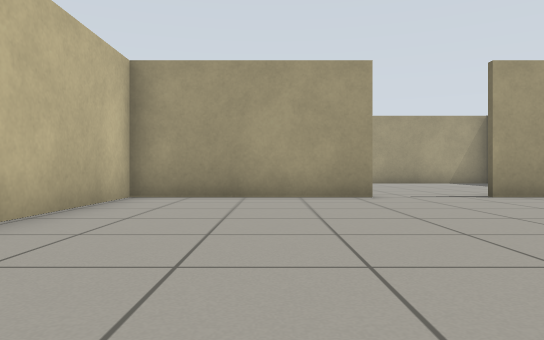
View 1 (above)

21 first-person views from a walk through a Gazebo world. The camera is 0.5 m above the floor, looks level and sees 70° across. The floor is counted in squares, 1 m on a side. Each view is taken from the middle of a square. On the plan, view 1 faces up. The plan holds only what a view shows up to about 9 squares ahead; the rest is blank. The place goes on beyond the plan.

View 2
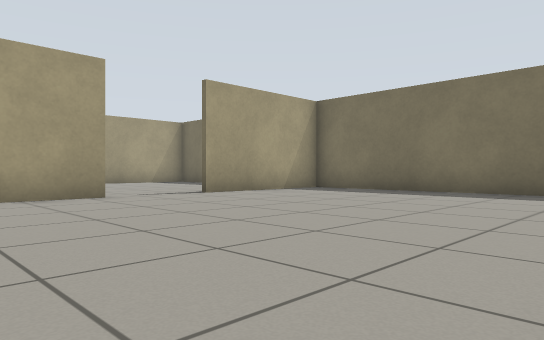

View 3
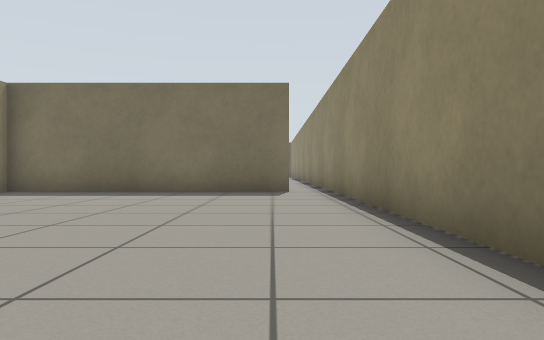

View 4
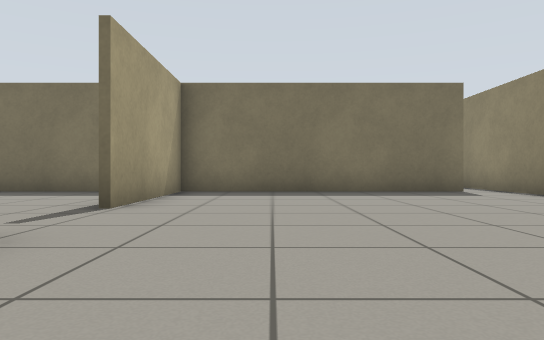

View 5
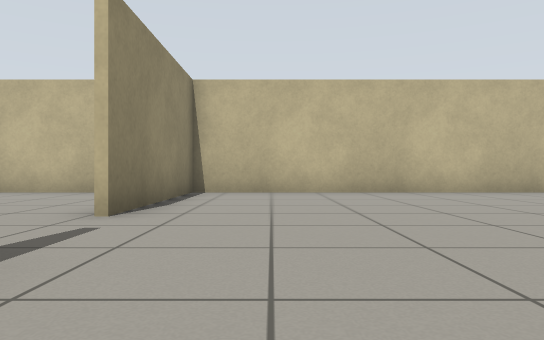

View 6
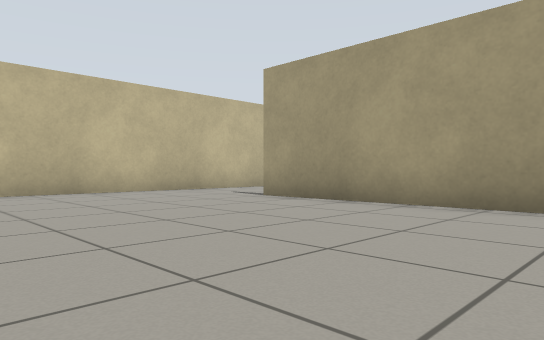

View 7
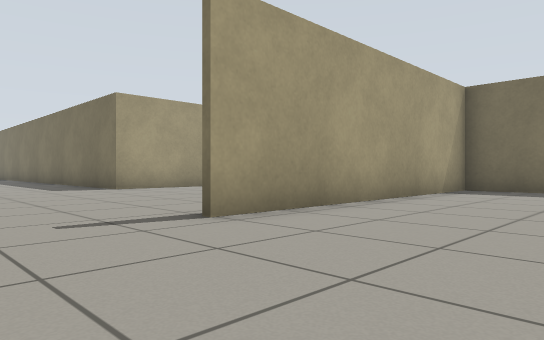

View 8
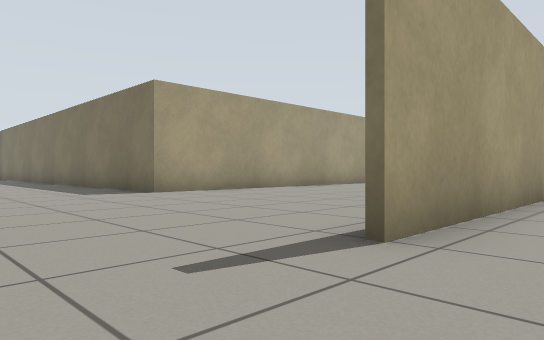

View 9
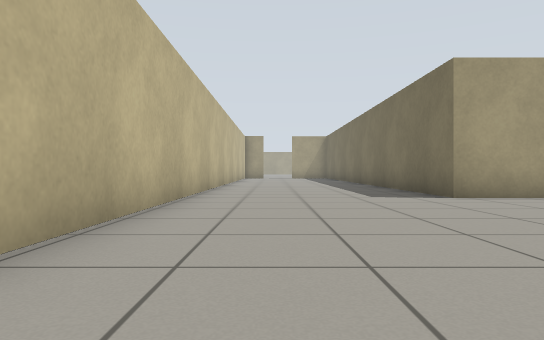

View 10
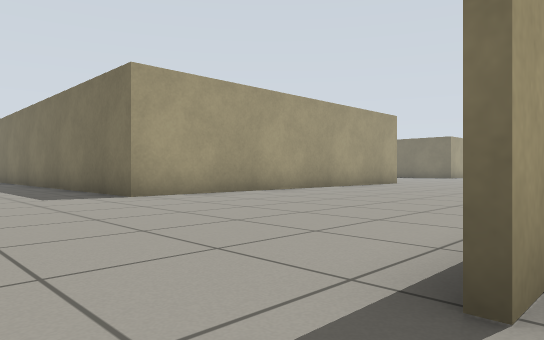

View 11
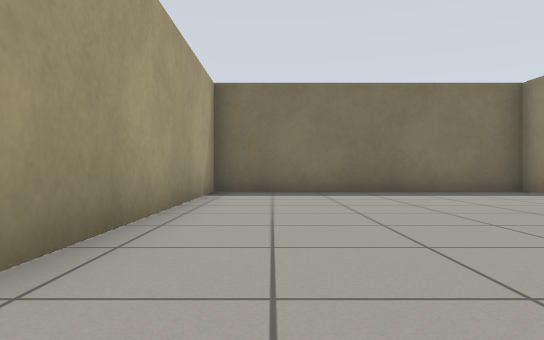

View 12
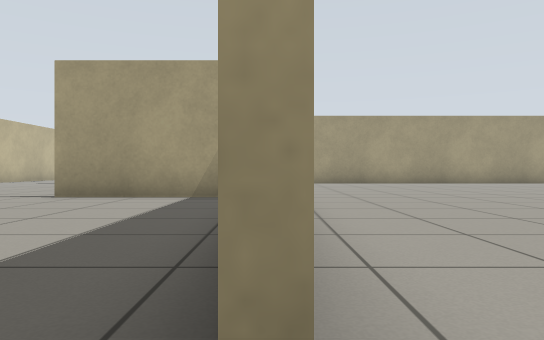

View 13
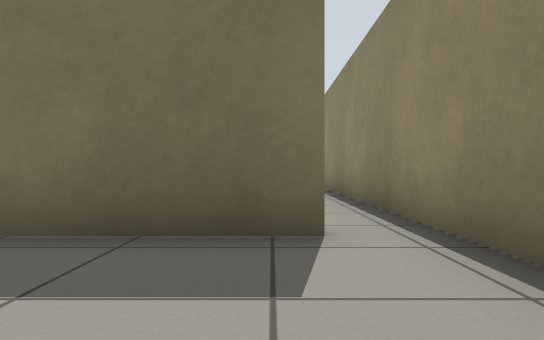

View 14
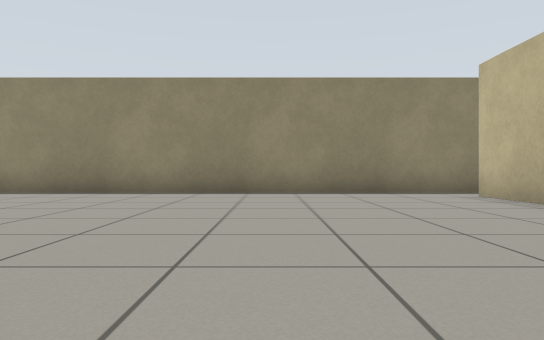

View 15
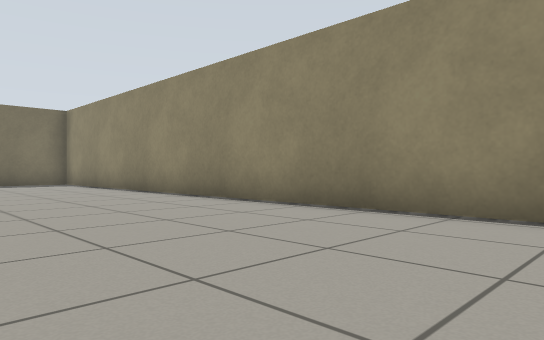

View 16
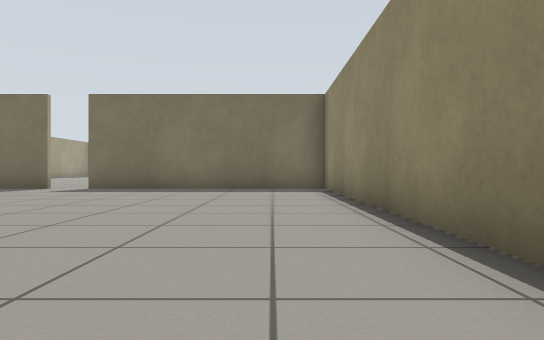

View 17
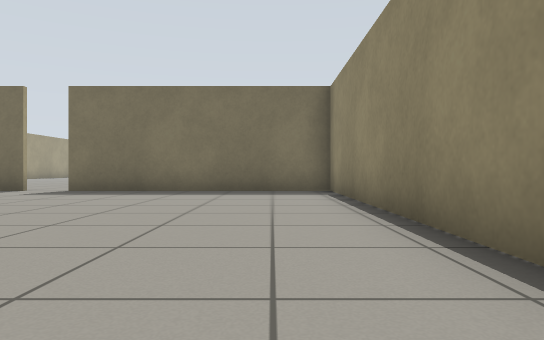

View 18
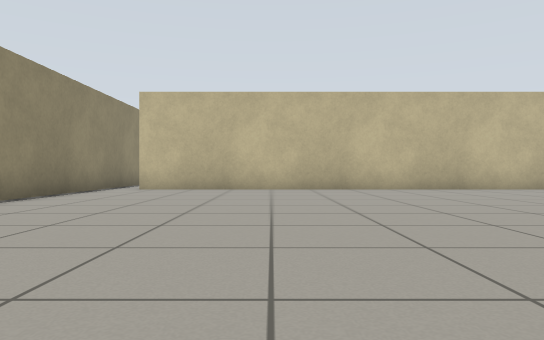

View 19
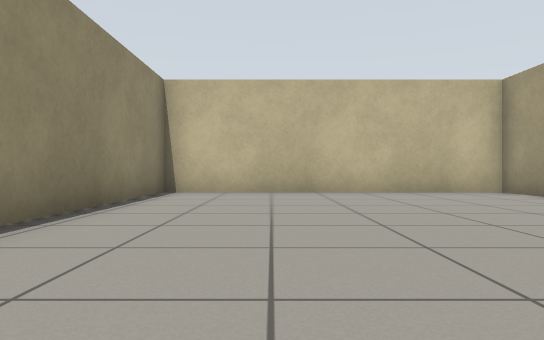

View 20
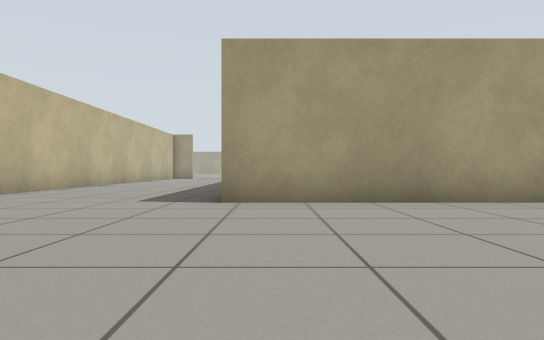

View 21
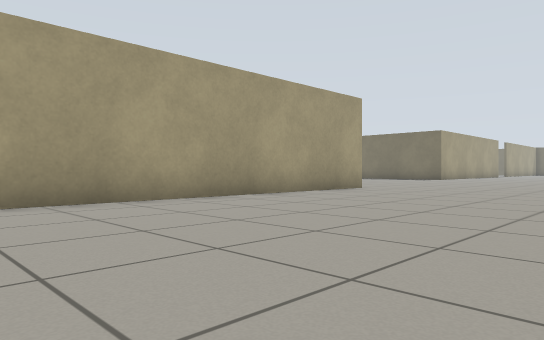

### Floor plan
Points are (right, up) in squares from view 1. A wall is a line through its corners. A room is listed if a view was taken in it or the views show most of it. See-through windows are left out.
Room 1 (views 1, 2, 3, 4, 5, 6, 7, 8, 9, 10, 11, 12, 13, 19, 20, 21)
walls: (9.9, 20.9) (2.2, 20.9) (2.2, 23.5); (7.1, 7.2) (7.9, 7.2) (7.9, 14.3) (0.4, 14.3); (1.9, 7.1) (-2.6, 7.1) (-2.6, -0.4) (8.4, -0.4); (7.9, 0.5) (7.9, 7.1) (4, 7.1); (-2.6, 24) (-2.6, 7.2) (1.9, 7.2)
ways out: opening at (8, 0) to room 2
Room 2 (views 14, 15, 16, 17, 18)
walls: (8.1, 2.4) (8.1, 0.5); (8.4, -0.4) (26.9, -0.4)
ways out: opening at (8, 0) to room 1; gap at (27, 6.5)

Positions as (right, up) in squares from view 1, and headings:
1: (0, 0), facing up
2: (-1, 0), facing up-right
3: (-1, 1), facing right
4: (-1, 5), facing right
5: (6, 9), facing left
6: (6, 9), facing up-left
7: (-2, 11), facing up-right
8: (-2, 13), facing up-right
9: (-1, 14), facing up
10: (-1, 14), facing up-right
11: (-1, 13), facing right
12: (8, 0), facing up
13: (5, 1), facing right
14: (12, 8), facing down
15: (13, 4), facing down-right
16: (17, 1), facing right
17: (18, 1), facing right
18: (18, 4), facing left
19: (6, 2), facing left
20: (3, 15), facing up
21: (3, 15), facing up-right
